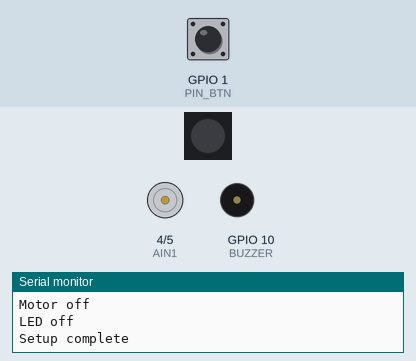
This program was run on a simulated ESP32-C6. On the bench: 1 RGB LEDs in strip order, left to right, motor-driver pin pairs drawn as motors (green arrow = first pin HIGH = forward, orange = second pin HIGH = backward, longer = more drive, scaled by the enable pin), buzzer (waves = sounding), the last lines printed to the serial monitor. Inputs (shaded band) come from the test bench; at power-on: GPIO 1 (PIN_BTN) LOW.

Above: at 3.7 s.
3.8 s: GPIO 1 (PIN_BTN) pulled HIGH for 0.15 s
At 4.05 s:
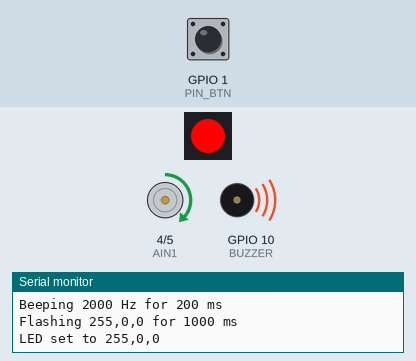
At 5.13 s:
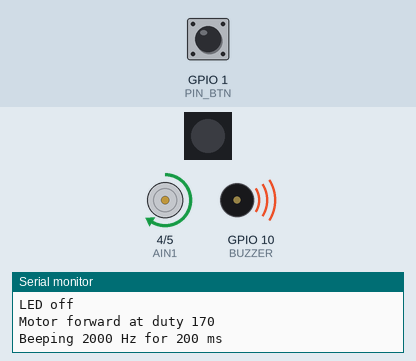
9.8 s: GPIO 1 (PIN_BTN) pulled HIGH for 1 s
At 13.67 s:
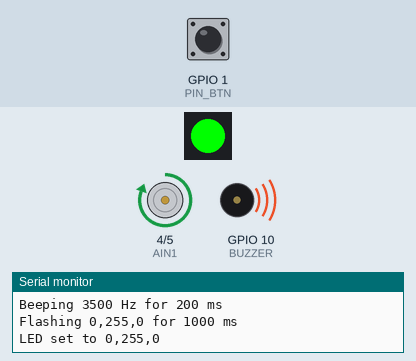
Timing chart, 0 to 16.1 s (numbered marks = the images above; inputs shaded):
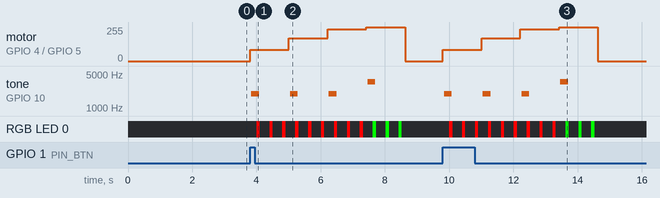

Measured:
- after the input at 3.8 s, motor on GPIO 4 (AIN1) / GPIO 5 (AIN2): stopped → forward 85/255 at once, → forward 170/255 1.2 s later, → forward 240/255 1.2 s later, → forward 255/255 1.2 s later, … (5 changes in this stretch); tone on GPIO 10 (BUZZER): plays 1969 Hz for 0.24 s, 1969 Hz for 0.24 s, 1969 Hz for 0.24 s, 3425 Hz for 0.24 s, starting at once
- after the input at 9.8 s, motor on GPIO 4 (AIN1) / GPIO 5 (AIN2): stopped → forward 85/255 at once, → forward 170/255 1.2 s later, → forward 240/255 1.2 s later, → forward 255/255 1.2 s later, … (5 changes in this stretch); tone on GPIO 10 (BUZZER): plays 1969 Hz for 0.24 s, 1969 Hz for 0.24 s, 1969 Hz for 0.24 s, 3425 Hz for 0.24 s, starting at once

The program:

main.cpp
```cpp
#include <Arduino.h>
#include <Adafruit_NeoPixel.h>

const int PIN_LED   = 8;
const int PIN_BTN   = 1;
const int BUZZER    = 10;

const int AIN1 = 4;
const int AIN2 = 5;
const int PWMA = 6;

Adafruit_NeoPixel pixel(1, PIN_LED, NEO_GRB + NEO_KHZ800);

const int BEEP_LOW_HZ = 2000;
const int BEEP_GO_HZ  = 3500;
const int BEEP_MS     = 200;

bool lastBtn = HIGH;
unsigned long lastChange = 0;
const unsigned long DEBOUNCE_MS = 40;


void ledOff() {
  pixel.setPixelColor(0, 0);
  pixel.show();
  Serial.println("LED off");
}

void setLED(uint8_t r, uint8_t g, uint8_t b) {
  Serial.printf("LED set to %d,%d,%d\n", r, g, b);
  pixel.setPixelColor(0, pixel.Color(r, g, b));
  pixel.show();
}

void flashColor(uint8_t r, uint8_t g, uint8_t b, unsigned long ms, unsigned onMs = 100, unsigned offMs = 100) {
  Serial.printf("Flashing %d,%d,%d for %d ms\n", r, g, b, ms);
  unsigned long start = millis();
  while (millis() - start < ms) {
    setLED(r, g, b);
    delay(onMs);
    ledOff();
    unsigned long remain = (millis() - start);
    if (remain >= ms) break;
    delay(offMs);
  }
}

// ---- Bit-bang beep ----
void beepHz(int hz, int ms) {
  Serial.printf("Beeping %d Hz for %d ms\n", hz, ms);
  pinMode(BUZZER, OUTPUT);
  unsigned long cycles = (unsigned long)((long)ms * hz / 1000);
  int half_us = 500000 / hz; // half-period
  for (unsigned long i = 0; i < cycles; i++) {
    digitalWrite(BUZZER, HIGH);
    delayMicroseconds(half_us);
    digitalWrite(BUZZER, LOW);
    delayMicroseconds(half_us);
  }
}


void motorForward(uint8_t duty) {
  Serial.printf("Motor forward at duty %d\n", duty);
  digitalWrite(AIN1, HIGH);
  digitalWrite(AIN2, LOW);
  analogWrite(PWMA, duty);
}

void motorOff() {
  Serial.println("Motor off");
  digitalWrite(AIN1, LOW);
  digitalWrite(AIN2, LOW);
  analogWrite(PWMA, 0);
}

void runCountdown() {
  Serial.println("Starting countdown!");
  const uint8_t d1 = 85;
  const uint8_t d2 = 170;
  const uint8_t d3 = 240;

  motorForward(d1);
  beepHz(BEEP_LOW_HZ, BEEP_MS);
  flashColor(255, 0, 0, 1000);

  motorForward(d2);
  beepHz(BEEP_LOW_HZ, BEEP_MS);
  flashColor(255, 0, 0, 1000);

  motorForward(d3);
  beepHz(BEEP_LOW_HZ, BEEP_MS);
  flashColor(255, 0, 0, 1000);

  motorForward(255);
  beepHz(BEEP_GO_HZ, BEEP_MS);
  flashColor(0, 255, 0, 1000);

  motorOff();
  ledOff();
}

void setup() {
  Serial.begin(115200);
  delay(1500);
  Serial.println("Starting setup...");

  pinMode(AIN1, OUTPUT);
  pinMode(AIN2, OUTPUT);
  motorOff();

  pinMode(PIN_BTN, INPUT_PULLDOWN);

  pixel.begin();
  ledOff();
  delay(1000);

  Serial.println("Setup complete");
}

void loop() {
  bool lvl = digitalRead(PIN_BTN);
  unsigned long now = millis();
  if (lvl != lastBtn && (now - lastChange) > DEBOUNCE_MS) {
    lastChange = now;
    lastBtn = lvl;
    if (lvl == HIGH) {
      Serial.println("Button Pressed");
      runCountdown();
    }
  }
}
```
